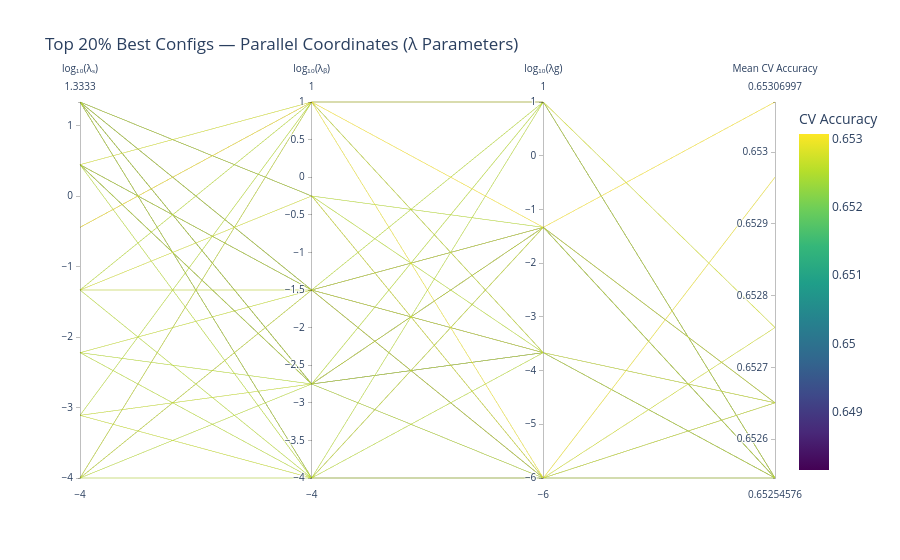

The notebook cell this image was saved under:
### Code cell
top_df = df.nlargest(int(len(df) * 0.2), 'mean_test_score')

fig = go.Figure(data=go.Parcoords(
    line=dict(
        color=top_df['mean_test_score'],
        colorscale='Viridis',
        cmin=df['mean_test_score'].min(),
        cmax=df['mean_test_score'].max(),
        showscale=True,
        colorbar=dict(title='CV Accuracy')
    ),
    dimensions=[
        dict(label='log₁₀(λₛ)', values=top_df['log_lambda_s']),
        dict(label='log₁₀(λᵦ)', values=top_df['log_lambda_b']),
        dict(label='log₁₀(λg)', values=top_df['log_lambda_g']),
        dict(label='Mean CV Accuracy', values=top_df['mean_test_score'])
    ]
))

fig.update_layout(
    title='Top 20% Best Configs — Parallel Coordinates (λ Parameters)',
    font=dict(size=12),
    plot_bgcolor='white',
    paper_bgcolor='white'
)
fig.show()

### Figure 1 — Plotly figure (JSON) as saved in the notebook; plotly's stock layout.template omitted (floating-point values rounded to 4 significant figures)
{"data": [{"dimensions": [{"label": "log₁₀(λₛ)", "values": [-0.4444, -0.4444, 0.4444, -1.333, -1.333, -4.0, -3.111, -2.222, -4.0, -4.0, -3.111, -4.0, -3.111, 1.333, 1.333, 1.333, 1.333, 1.333, 1.333, 1.333, 1.333, 1.333, 1.333, 1.333, 1.333, 1.333, 1.333, 0.4444, 0.4444, 0.4444, 0.4444, 0.4444, 0.4444, 0.4444, -1.333, -4.0, -1.333, -2.222, -4.0, -2.222]}, {"label": "log₁₀(λᵦ)", "values": [1.0, 1.0, 1.0, -0.25, -1.5, 1.0, -2.75, -1.5, -1.5, -1.5, -4.0, 1.0, 1.0, -4.0, -2.75, -1.5, -4.0, -4.0, -2.75, -2.75, -2.75, -1.5, -1.5, -1.5, -0.25, -0.25, -0.25, -4.0, -2.75, -2.75, -2.75, -1.5, -1.5, -1.5, 1.0, -4.0, -4.0, -4.0, -2.75, -2.75]}, {"label": "log₁₀(λg)", "values": [-1.333, -6.0, 1.0, -6.0, -6.0, -3.667, -1.333, -6.0, -3.667, -1.333, -1.333, 1.0, 1.0, 1.0, 1.0, 1.0, -6.0, -3.667, -6.0, -3.667, -1.333, -6.0, -3.667, -1.333, -6.0, -3.667, -1.333, -6.0, -6.0, -3.667, -1.333, -6.0, -3.667, -1.333, -3.667, -6.0, -6.0, -1.333, -3.667, -3.667]}, {"label": "Mean CV Accuracy", "values": [0.6531, 0.653, 0.6528, 0.6528, 0.6527, 0.6527, 0.6527, 0.6527, 0.6527, 0.6527, 0.6527, 0.6525, 0.6525, 0.6525, 0.6525, 0.6525, 0.6525, 0.6525, 0.6525, 0.6525, 0.6525, 0.6525, 0.6525, 0.6525, 0.6525, 0.6525, 0.6525, 0.6525, 0.6525, 0.6525, 0.6525, 0.6525, 0.6525, 0.6525, 0.6525, 0.6525, 0.6525, 0.6525, 0.6525, 0.6525]}], "line": {"cmax": 0.6531, "cmin": 0.6481, "color": [0.6531, 0.653, 0.6528, 0.6528, 0.6527, 0.6527, 0.6527, 0.6527, 0.6527, 0.6527, 0.6527, 0.6525, 0.6525, 0.6525, 0.6525, 0.6525, 0.6525, 0.6525, 0.6525, 0.6525, 0.6525, 0.6525, 0.6525, 0.6525, 0.6525, 0.6525, 0.6525, 0.6525, 0.6525, 0.6525, 0.6525, 0.6525, 0.6525, 0.6525, 0.6525, 0.6525, 0.6525, 0.6525, 0.6525, 0.6525], "colorbar": {"title": {"text": "CV Accuracy"}}, "colorscale": [[0.0, "#440154"], [0.1111, "#482878"], [0.2222, "#3e4989"], [0.3333, "#31688e"], [0.4444, "#26828e"], [0.5556, "#1f9e89"], [0.6667, "#35b779"], [0.7778, "#6ece58"], [0.8889, "#b5de2b"], [1.0, "#fde725"]], "showscale": true}, "type": "parcoords"}], "layout": {"font": {"size": 12}, "title": {"text": "Top 20% Best Configs — Parallel Coordinates (λ Parameters)"}, "plot_bgcolor": "white", "paper_bgcolor": "white"}}
